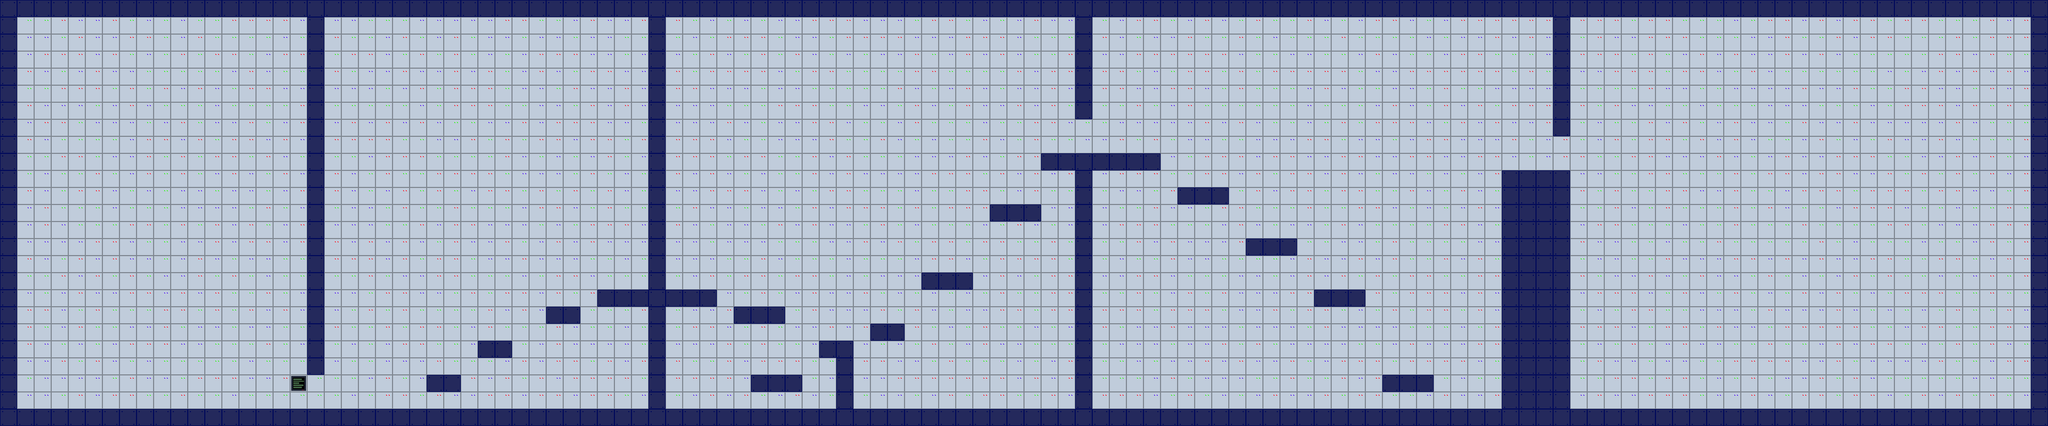

A 2D game scene composited from a Tiled map and its tileset images. What follows is a short description and the map's XML, with each tile layer's data collapsed to a summary:
An orthogonal 120x25 tile map with 32x32 px tiles, 2 tile layers (Background, Tile Layer 1), 6 tilesets and 7 objects (blue, door1, door2, door3, teleporter1, ...).

<map version="1.10" tiledversion="1.10.2" orientation="orthogonal" renderorder="right-down" width="120" height="25" tilewidth="32" tileheight="32" infinite="0" nextlayerid="7" nextobjectid="13">
 <tileset firstgid="1" source="../Assets/tilesets/tileset.tsx" />
 <tileset firstgid="17" source="../Assets/tilesets/door.tsx" />
 <tileset firstgid="18" source="../Assets/tilesets/portal pink.tsx" />
 <tileset firstgid="19" source="../Assets/tilesets/teleporter.tsx" />
 <tileset firstgid="20" source="../Assets/tilesets/shard.tsx" />
 <tileset firstgid="21" source="../Assets/tilesets/portal blue.tsx" />
 <layer id="2" name="Background" width="120" height="25">
  <data>[3000 cells, 3000 non-empty, 4 distinct tile ids]</data>
 </layer>
 <layer id="1" name="Tile Layer 1" width="120" height="25">
  <data>[3000 cells, 463 non-empty, 1 distinct tile ids]</data>
 </layer>
 <objectgroup id="4" name="Portals">
  <object id="12" name="blue" gid="21" x="673.333" y="768" width="64" height="64" />
 </objectgroup>
 <objectgroup id="3" name="Doors">
  <object id="1" name="door1" gid="17" x="576" y="769.333" width="32" height="64">
   <properties>
    <property name="Passable" value="hecker" />
   </properties>
  </object>
  <object id="4" name="door2" gid="17" x="2016" y="289.333" width="32" height="64">
   <properties>
    <property name="Passable" value="all" />
   </properties>
  </object>
  <object id="6" name="door3" gid="17" x="2912" y="320" width="32" height="64">
   <properties>
    <property name="Passable" value="thief" />
   </properties>
  </object>
 </objectgroup>
 <objectgroup id="5" name="Teleporters">
  <object id="3" name="teleporter1" gid="19" x="1172.33" y="544" width="43" height="64">
   <properties>
    <property name="to" value="teleporter2" />
   </properties>
  </object>
  <object id="7" name="teleporter2" gid="19" x="1248.33" y="545.333" width="43" height="64">
   <properties>
    <property name="to" value="teleporter1" />
   </properties>
  </object>
 </objectgroup>
 <objectgroup id="6" name="Shards">
  <object id="8" name="shard1" gid="20" x="3370.33" y="759" width="14" height="14" />
 </objectgroup>
</map>
